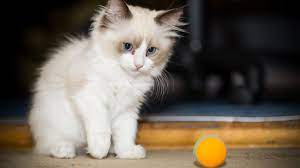
#> input picture orig/convert_image.jpeg, 300 x 168 px; its folder holds 2 pictures in this run
$ python image.py
#> lines starting #> are read from the running program, lines starting #| are printed output that depends on the picture
from PIL import Image
import os


for file in os.listdir('orig'): # listdir : list all the files in the folder that this python file located # '.' means 現在位置 # '資料夾名稱'
    if file.endswith('.jpeg'): # endswith : 字串特有的、檢查是否以''為結尾的功能
        # image_file = Image.open('orig/' + file) # 粗糙的路徑合併作法
        image_file = Image.open(os.path.join('orig', file)) # open colour image # os.path.join() : join the path
#> image_file is the input picture: PIL image 300x168 RGB; mean R, G, B 107, 97.2, 85.7
        image_file = image_file.convert('L') # convert image to grey scale
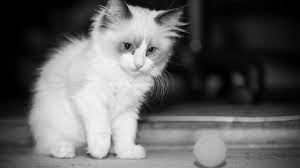
#> image_file: PIL image 300x168 L; min 0, max 253, mean 98.8
        image_file.save('result/' + file[:-5] + '_grey.png')
#> pass 2 of the loop `for file in os.listdir('orig'): # listdir : list all the files in the ..`:
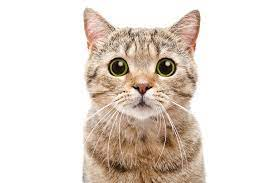
#> input picture orig/convert_image_1.jpeg, 276 x 183 px
#> image_file is the input picture: PIL image 276x183 RGB; mean R, G, B 229, 219.2, 210.9
#> `image_file = image_file.convert('L')`:
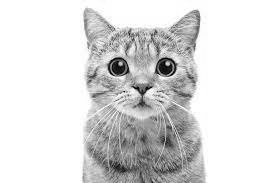
#> image_file: PIL image 276x183 L; min 2, max 255, mean 221.2
